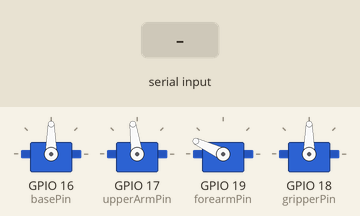
Simulated run of this sketch. Board: ESP32. Shown: 4 × servo. Inputs (shaded band) come from the test bench.

Above: at 1.2 s.
1.3 s: "90,45\n" received over Serial
At 2.5 s:
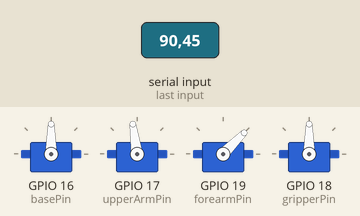
2.8 s: "30,150\n" received over Serial
At 3.8 s:
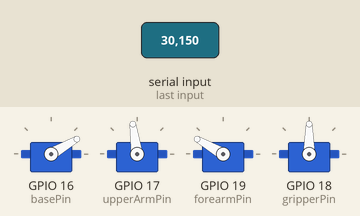
4.3 s: "5\n" received over Serial
At 4.9 s:
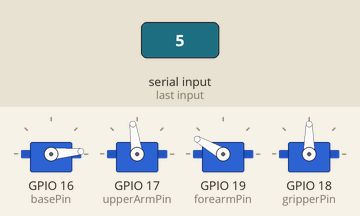
5.8 s: "200\n" received over Serial
At 6.1 s:
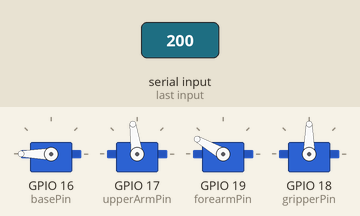
Timing chart, 0 to 8.3 s (numbered marks = the images above; inputs shaded):
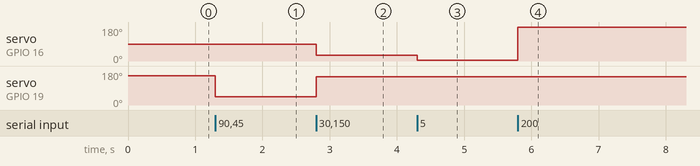

Measured:
- after the input at 1.3 s, servo on GPIO 19 (forearmPin): 155° → 45° at once
- after the input at 2.8 s, servo on GPIO 16 (basePin): 90° → 30° at once; servo on GPIO 19 (forearmPin): 45° → 150° at once
- after the input at 4.3 s, servo on GPIO 16 (basePin): 30° → 5° at once
- after the input at 5.8 s, servo on GPIO 16 (basePin): 5° → 180° at once

The sketch:

movement.ino
```cpp
#include <ESP32Servo.h>


//Declaring pan tilt, and the encoded message variable types
int pan;
int tilt;
String message;

//Creating the servo objects
Servo baseServo;
Servo upperArmServo;
Servo forearmServo;
Servo gripperServo;

int basePin = 16; //Connect servo to pin IO16
int upperArmPin = 17; //Connect servo to pin IO17
int forearmPin = 19; //Connect servo to pin IO19
int gripperPin = 18; //Connect servo to pin IO18

void setup(){
  baseServo.attach(basePin);
  upperArmServo.attach(upperArmPin);
  forearmServo.attach(forearmPin);
  gripperServo.attach(gripperPin);

  baseServo.write(90);
  upperArmServo.write(1556); //I installed it at 90 degrees and i find 75 to be optimal
  forearmServo.write(155);
  gripperServo.write(90);

  //Initialises serial communication
  Serial.begin(115200);
}

void loop() {
  if (Serial.available() > 0){
    message = Serial.readStringUntil('\n');
    sscanf(message.c_str(), "%d,%d", &pan, &tilt);
    baseServo.write(pan);
    forearmServo.write(tilt);

  }
}
```
